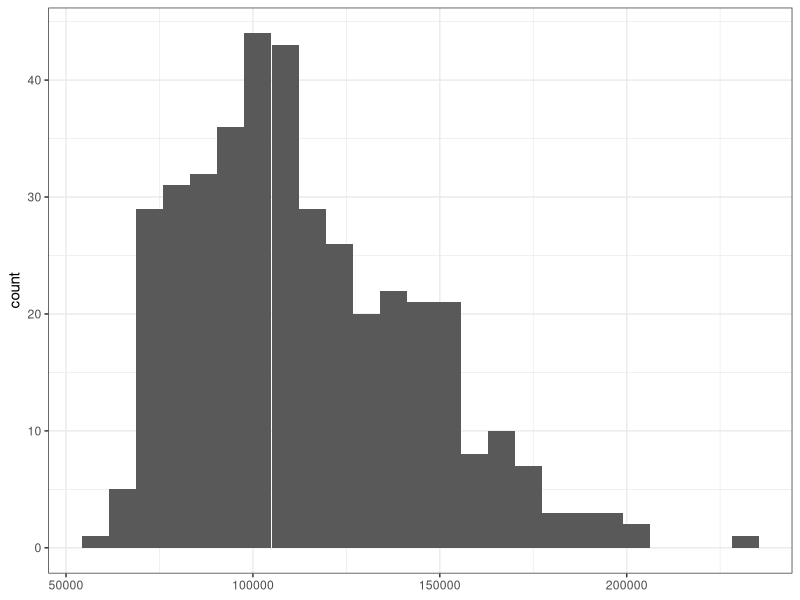
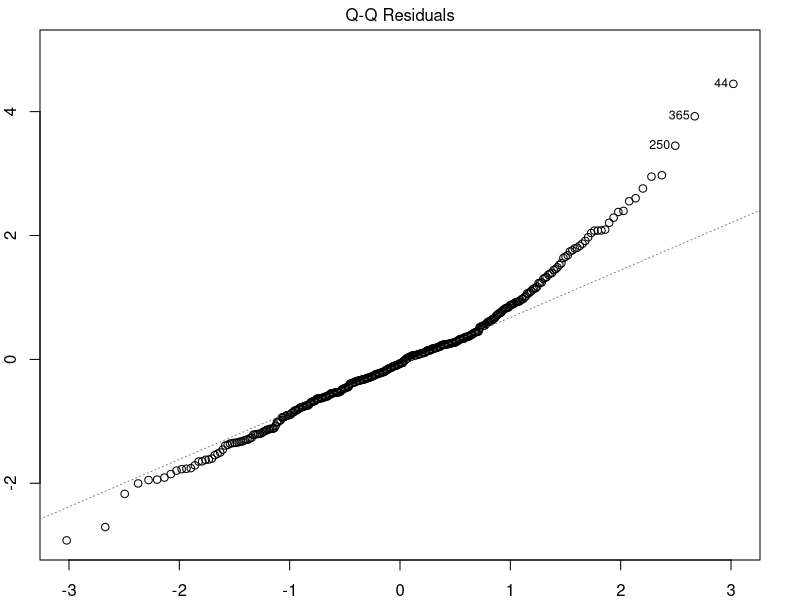
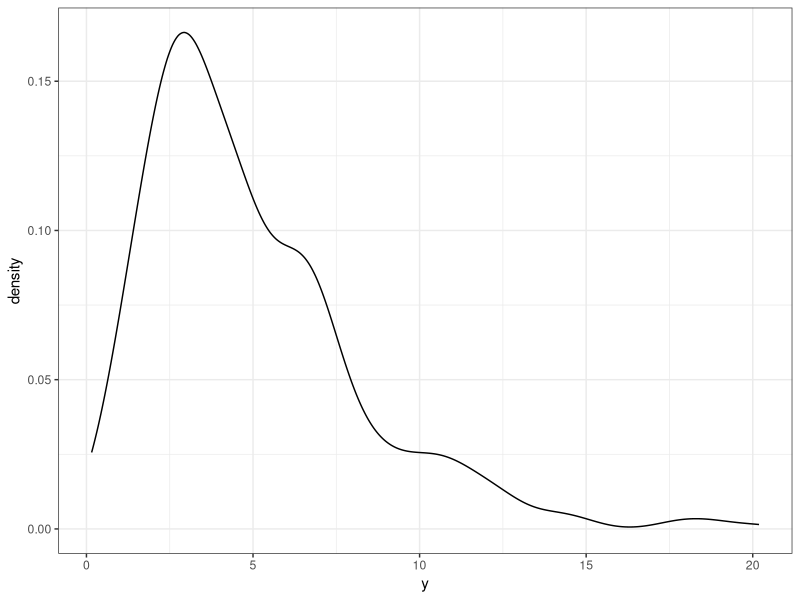
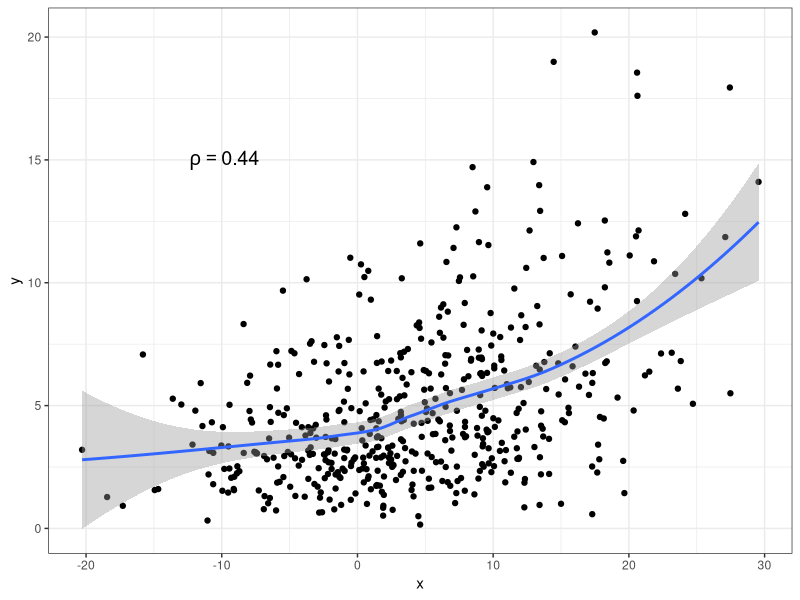
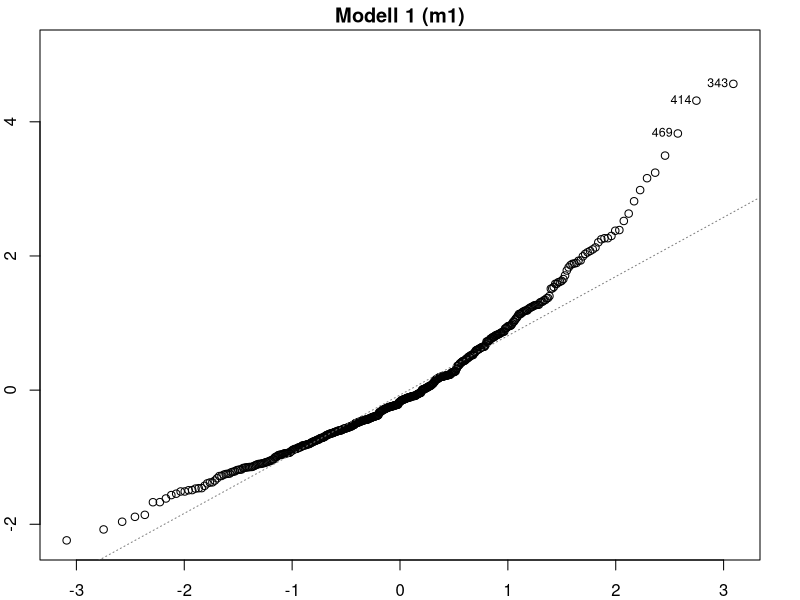

Reproduce these figures in R, in order. (Note: this script raises an error after producing the figures.)
## ---- chunk 1
options(htmltools.dir.version = FALSE)
knitr::opts_chunk$set(dev = "svg")
knitr::opts_knit$set(global.par = TRUE)
par(mar = c(2, 2, 1.5, 2))


library(tidyverse)
library(gganimate)
theme_set(theme_bw())

library(car)
data(Salaries)
## ---- chunk 2
ggplot(Salaries, aes(salary)) +
  geom_histogram(bins = 25) +
  labs(x = NULL)
## ---- chunk 3
library(car)
data(Salaries)

## ---- chunk 4
head(Salaries)
## ---- chunk 5
model <- lm(salary ~ rank + yrs.service + yrs.since.phd +
              discipline, data = Salaries)
broom::tidy(summary(model))

broom::glance(summary(model))
## ---- chunk 6
plot(model, 2)
## ---- chunk 7
set.seed(202005)
## ---- chunk 8
# Simluierte Werte
df <- data.frame(y = rchisq(n = 500, df = 5))
## ---- chunk 9
ggplot(df, aes(y)) +
  geom_density() + 
  # geom_freqpoly(bins = 40) +
  theme_bw()
## ---- chunk 10
df <- df %>% 
  mutate(x = y + rnorm(500, mean = 0, sd = 8))
## ---- chunk 11
corr <- round(cor(df$x, df$y), 2)
label <- sprintf("~ rho == %0.2f", corr)

ggplot(df, aes(x, y)) +
  geom_point() +
  geom_smooth() +
  annotate("text", x = -10, y = 15, parse = TRUE, size = 5,
           label = label)
## ---- chunk 12
m1 <- lm(y ~ x, data = df)
## ---- chunk 13
plot(m1, 2, caption = NA, main = "Modell 1 (m1)")
## ---- chunk 14
par(mar = c(3, 4, 1, 2))
## ---- chunk 15
bc <- car::boxCox(m1)
best.lambda <- bc$x[which(bc$y == max(bc$y))]
best.lambda
## ---- chunk 16
transform_box_cox <- function(y, lambda) {
  (y ^ lambda - 1)/lambda
}

df <- mutate(df, y_trans = transform_box_cox(y, best.lambda))
## ---- chunk 17
df %>% 
  pivot_longer(c(y, y_trans)) %>% 
  ggplot(aes(value, fill = name)) +
  geom_density(alpha = .5) +
  labs(x = NULL, fill = NULL) +
  scale_fill_manual(values = c(y = "#377eb8", y_trans = "#e41a1c")) +
  theme(legend.position = c(.8, .8))
## ---- chunk 18
m2 <- lm(y_trans ~ x, data = df)
## ---- chunk 19
par(mar = c(2, 2, 1.5, 2))
## ---- chunk 20
plot(m1, 2, caption = NA, main = "Modell 1 (m1)")
## ---- chunk 21
plot(m2, 2, caption = NA, main = "Modell 2 (m2)")
## ---- chunk 22
pdata <- data.frame(x = 1:50) %>% 
  broom::augment(m2, newdata = .) %>% 
  mutate(.fitted_trans = (.fitted * best.lambda + 1)^(1/best.lambda),
         marginal_diff = lead(.fitted_trans) - .fitted_trans)

library(patchwork)
p1 <- pdata %>% 
  ggplot(aes(x, .fitted_trans)) +
  geom_line() +
  geom_point() 

p2 <- pdata %>% 
  ggplot(aes(x, marginal_diff)) +
  geom_line() +
  geom_point() +
  labs(y = "Marginale Veränderung in Y")

p1 + p2
## ---- chunk 23
bc <- car::boxCox(model, plotit = FALSE)
(best.lambda <- bc$x[which(bc$y == max(bc$y))])

Salaries$salary_t <- transform_box_cox(Salaries$salary, best.lambda)
## ---- chunk 24
Salaries %>% 
  pivot_longer(starts_with("salary")) %>% 
  ggplot(aes(value)) +
  geom_freqpoly(bins = 12) +
  facet_wrap(~name, scales = "free_x", nrow = 1) +
  labs(x = NULL, y = NULL)
## ---- chunk 25
new_model <- lm(salary_t ~ rank + yrs.service + yrs.since.phd + 
                  discipline, data = Salaries)
broom::tidy(summary(new_model))

broom::glance(summary(new_model))

## ---- chunk 26
par(mar = c(2, 2, 1.5, 2))
## ---- chunk 27
plot(model, 2, caption = NA, main = "Modell 1 (model)")
## ---- chunk 28
plot(new_model, 2, caption = NA, main = "Modell 2 (new_model)")
